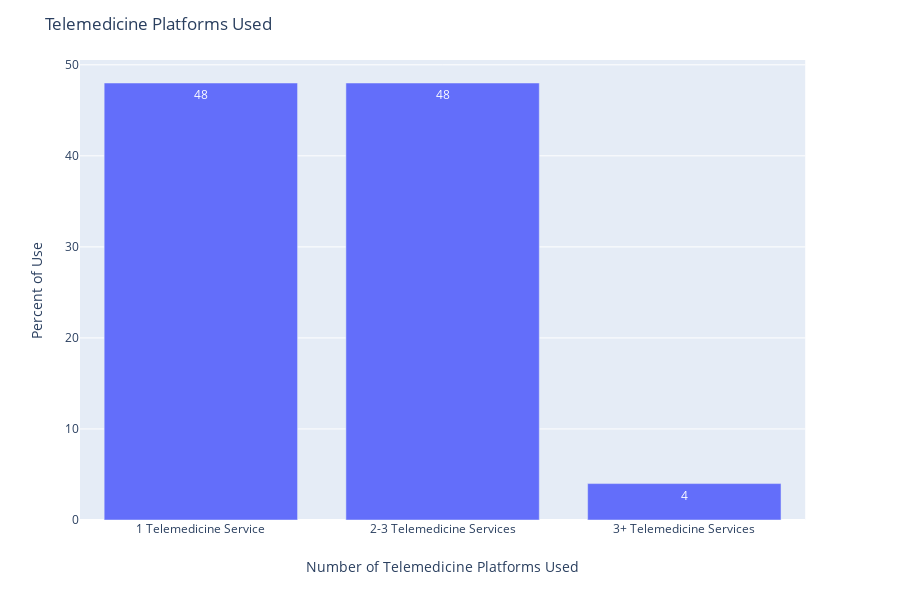

Notebook code cell kept with this figure:
### Markdown cell above
### Q4 - Which telemedicine platform services did you use?

### Code cell
# Q4 - Which telemedicine platform services did you use?

# Cross tab
df_q4 = pd.crosstab(index = df.Platform_services, columns="count").reset_index()
df_q4['percent'] = round((df_q4['count'] / df_q4['count'].sum()) * 100,0)
print(df_q4)

df_q4 = df_q4.sort_values(by='count', ascending=False)

fig = px.bar(df_q4, x='Platform_services', y='percent',
             text= 'percent')

fig.update_layout(
    title='Telemedicine Platforms Used',
    xaxis=dict(
        title='Number of Telemedicine Platforms Used'),
    yaxis = dict(
        title='Percent of Use')
)
    
fig.show()

### Figure 1 — Plotly figure (JSON) as saved in the notebook; plotly's stock layout.template omitted (floating-point values rounded to 4 significant figures)
{"data": [{"alignmentgroup": "True", "hoverlabel": {"namelength": 0}, "hovertemplate": "Platform_services=%{x}<br>percent=%{text}", "legendgroup": "", "marker": {"color": "#636efa"}, "name": "", "offsetgroup": "", "orientation": "v", "showlegend": false, "text": [48, 48, 4], "textposition": "auto", "type": "bar", "x": ["1 Telemedicine Service", "2-3 Telemedicine Services", "3+ Telemedicine Services"], "xaxis": "x", "y": [48, 48, 4], "yaxis": "y"}], "layout": {"barmode": "relative", "height": 600, "legend": {"tracegroupgap": 0}, "margin": {"t": 60}, "title": {"text": "Telemedicine Platforms Used"}, "xaxis": {"anchor": "y", "domain": [0, 0.98], "title": {"text": "Number of Telemedicine Platforms Used"}}, "yaxis": {"anchor": "x", "domain": [0, 1], "title": {"text": "Percent of Use"}}}}
